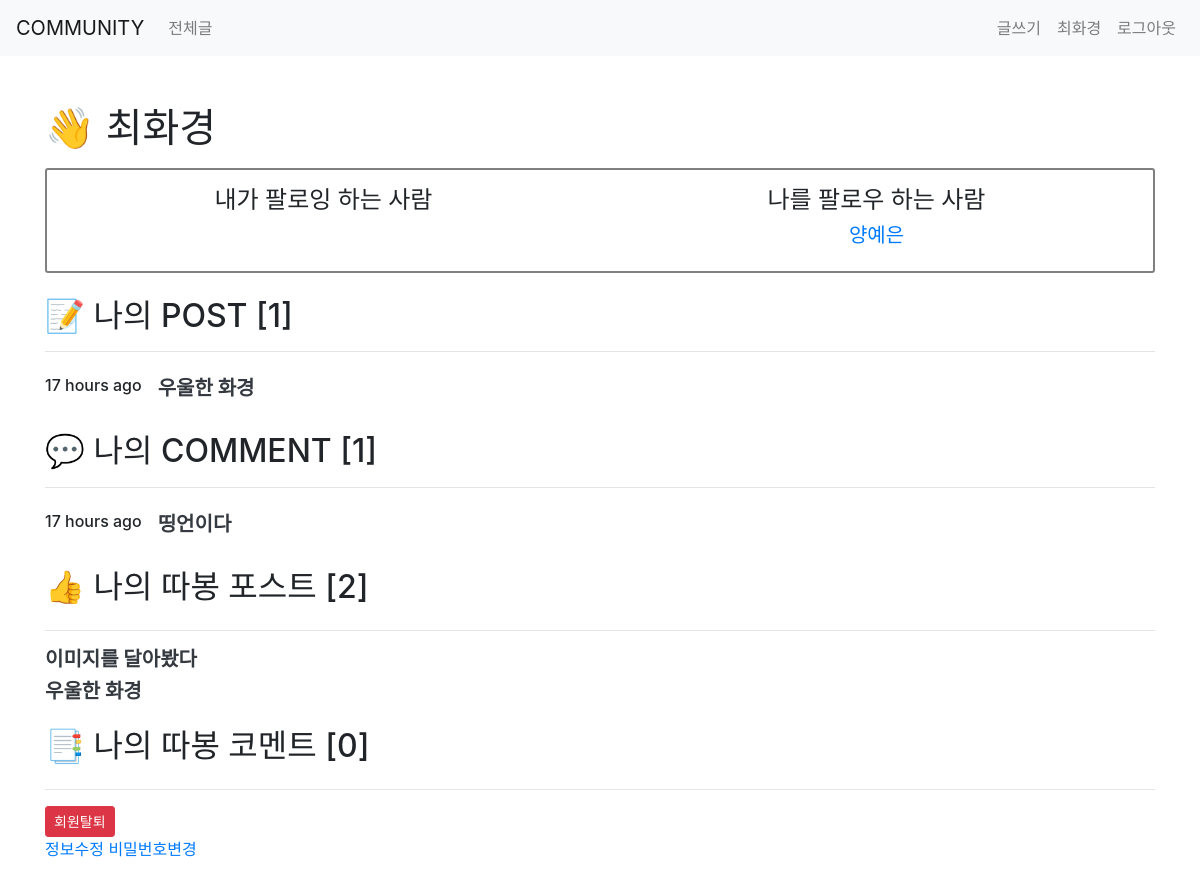
The app's page /accounts/ (signed in), older data.
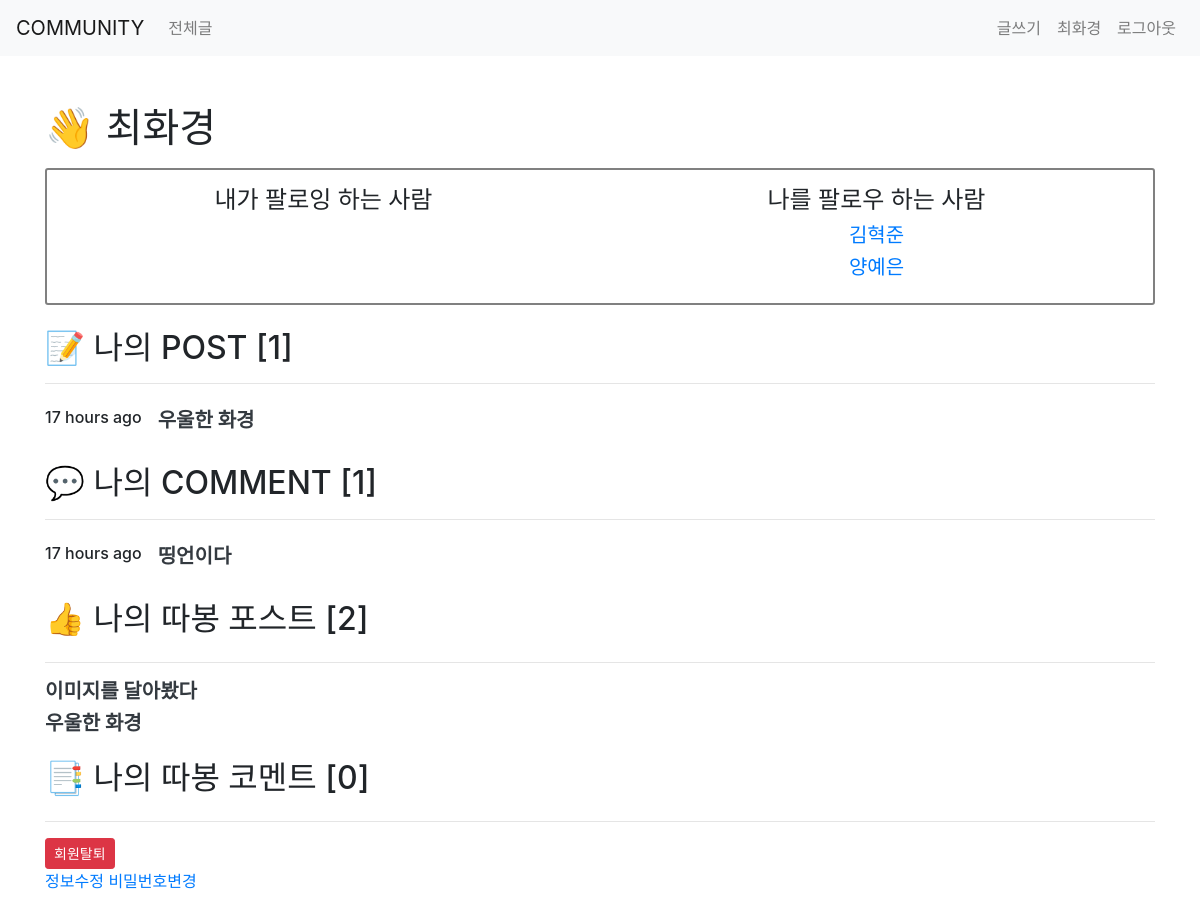
The same page, newer data.
### accounts/models.py (models this page shows)
class User(AbstractUser):
    followers = models.ManyToManyField(
        settings.AUTH_USER_MODEL, related_name='followings')

### posts/models.py (models this page shows)
class Post(models.Model):
    user = models.ForeignKey(settings.AUTH_USER_MODEL,
                             on_delete=models.CASCADE)
    title = models.CharField(max_length=150)
    content = models.TextField()
    post_img = ProcessedImageField(
        processors=[ResizeToFill(300, 300)],
        format='GIF',
        options={'quality': 90},
        upload_to='media')
    created_at = models.DateTimeField(auto_now_add=True)
    like_users = models.ManyToManyField(
        settings.AUTH_USER_MODEL, related_name='like_posts')
    hashtags = models.ManyToManyField(Hashtag, related_name="posts")

class Comment(models.Model):
    user = models.ForeignKey(settings.AUTH_USER_MODEL,
                             on_delete=models.CASCADE)
    comment_img = models.TextField()
    post = models.ForeignKey(Post, on_delete=models.CASCADE)
    content = models.TextField()
    created_at = models.DateTimeField(auto_now_add=True)
    like_users = models.ManyToManyField(
        settings.AUTH_USER_MODEL, related_name='like_comments')
    hashtags = models.ManyToManyField(Hashtag, related_name="comments")

### accounts/views.py (the view)
# urls.py: path('', views.mypage, name='mypage'),
@login_required
def mypage(req):
    user = req.user
    return render(req, 'accounts/mypage.html', {'user': user})

### accounts/templates/accounts/mypage.html (shortened to what this page needs)
{%extends 'base.html'%}
{% load humanize %}
{%block body%}
<div class="container my-5">
  <h1 class="mb-3">👋 {{user.username}}</h1>
  <div class="d-flex justify-content-around py-3 mb-4" style="border: 2px solid gray; border-radius:3px;">
    <div>
      <h4>내가 팔로잉 하는 사람</h4>
    </div>
    <div>
      <h4>나를 팔로우 하는 사람</h4>
      {% for follower in user.followers.all %}
      <h5 class="text-center"><a href="{% url 'accounts:user_page' follower.id%}">{{follower.username}}</a></h5>
      {% endfor %}
    </div>
  </div>
  <h2 class="my-3">📝 나의 POST [{{user.post_set.count}}]</h2>
  <hr>
  <div class="my-4">
    {% for post in user.post_set.all %}
    <div class="d-flex">
      <h6 class="mr-3">{{post.created_at|naturaltime}}</h6>
      <h5 class="font-weight-bold">
        <a href="{% url 'posts:detail' post.id%}" class="text-dark" style="text-decoration: none;">
          {{post.title}}
        </a>
      </h5>
    </div>
    {% endfor %}
  </div>
  <h2 class="my-3">💬 나의 COMMENT [{{user.comment_set.count}}]</h2>
  <hr>
  <div class="my-4">
    {% for comment in user.comment_set.all %}
    <div class="d-flex">
      <h6 class="mr-3">{{comment.created_at|naturaltime}}</h6>
      <h5>
        <a href="{% url 'posts:detail' comment.post.id%}" class="text-dark  font-weight-bold"
          style="text-decoration: none;">
          {{comment.content}}
        </a>
      </h5>
    </div>
    {% endfor %}
  </div>
  <h2 class="my-4">👍 나의 따봉 포스트 [{{user.like_posts.count}}]</h2>
  <hr>
  {% for post in user.like_posts.all%}
  <h5><a class="text-dark font-weight-bold" style="text-decoration:none;"
      href="{%url 'posts:detail' post.id%}">{{post.title}}</a></h5>
  {%endfor%}
  <h2 class="my-4">📑 나의 따봉 코멘트 [{{user.like_comments.count}}]</h2>
  <hr>
  <form action="{% url 'accounts:delete' user.id %}" method="POST">
    <input class="btn btn-sm btn-danger" type="submit" value="회원탈퇴">
  </form>
  <a href="">정보수정</a>
  <a href="">비밀번호변경</a>
</div>
{%endblock%}

Row changes from the older to the newer data that the page shows:
now on this page (row edited): User: username "김혁준"
